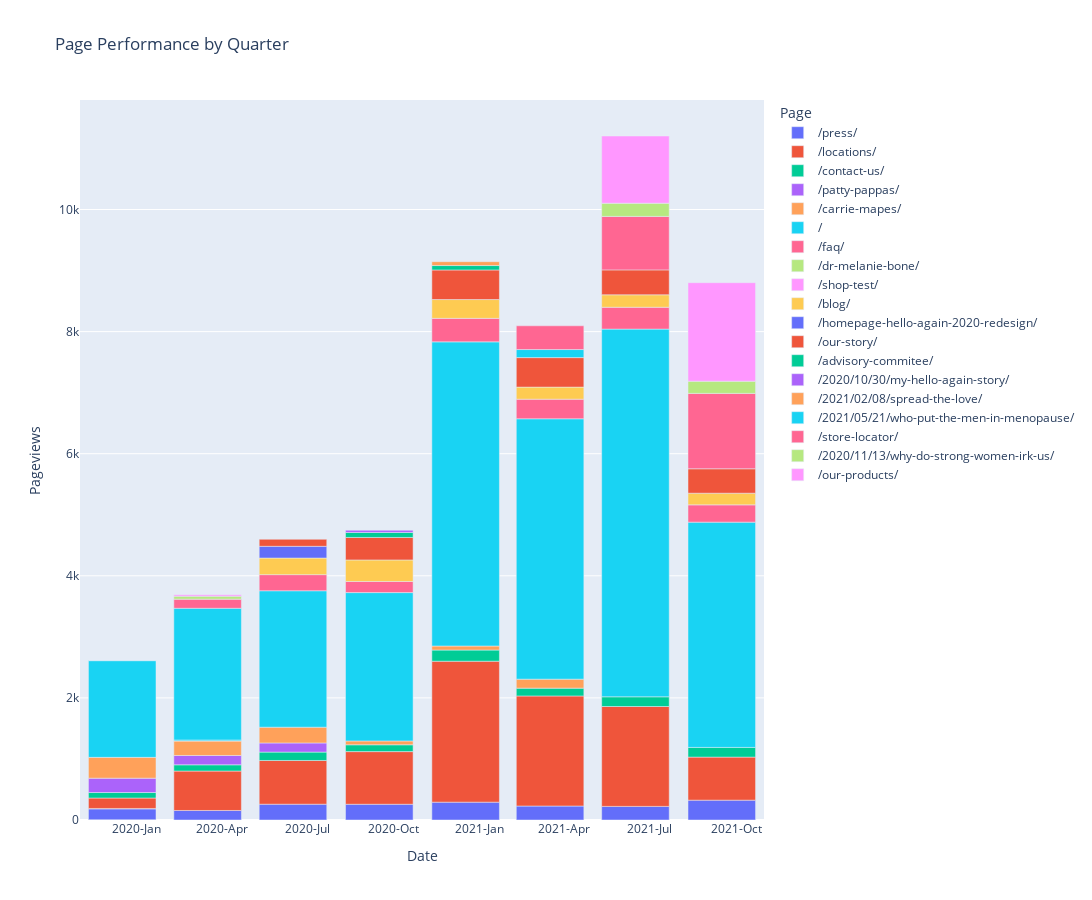

The cell this chart's notebook holds for it:
### Code cell
# Read the CSV file
df_pages = pd.read_csv('output/example/Pages/consolidated-pages.csv')

# Convert all values in 'Page' column to strings and remove NaN
df_pages['Page'] = df_pages['Page'].astype(str).replace('nan', 'Unknown')

# Remove query parameters from URLs
df_pages['Page'] = df_pages['Page'].apply(lambda x: x.split('?')[0] if '?' in x else x)

# # Now, let's create the Date column
df_pages['Date'] = pd.to_datetime(df_pages['Year'].astype(str) + '-' + df_pages['Quarter'].apply(functions.quarter_to_month) + '-01')

# Convert Pageviews to Numeric
df_pages['Pageviews'] = pd.to_numeric(df_pages['Pageviews'].astype(str).str.replace(',', ''), errors='coerce')
# Sort by date
df_pages = df_pages.sort_values("Date")

# Create Line Plot with No Total and other excludes
exclude_list = [ 'total', '(not set)'
]

fig = px.bar(df_pages.query('Page not in @exclude_list'), x='Date', y='Pageviews', color='Page', title='Page Performance by Quarter')

# Update the layout
fig.update_layout(
    autosize=False,
    width=1100,  # Width of the figure in pixels
    height=900  # Height of the figure in pixels
)

# Customize the x-axis to show both year and quarter
fig.update_xaxes(
    dtick="M3",
    tickformat="%Y-%b",  # This will show Year-Month
    ticklabelmode="period"
)

fig.show()
fig.write_html('output/example/example-page-performance.html')

### Figure 1 — Plotly figure (JSON) as saved in the notebook; plotly's stock layout.template omitted (floating-point values rounded to 4 significant figures)
{"data": [{"alignmentgroup": "True", "hovertemplate": "Page=/press/<br>Date=%{x}<br>Pageviews=%{y}<extra></extra>", "legendgroup": "/press/", "marker": {"color": "#636efa", "pattern": {"shape": ""}}, "name": "/press/", "offsetgroup": "/press/", "orientation": "v", "showlegend": true, "textposition": "auto", "type": "bar", "x": ["2020-01-01T00:00:00", "2020-01-01T00:00:00", "2020-04-01T00:00:00", "2020-07-01T00:00:00", "2020-10-01T00:00:00", "2021-01-01T00:00:00", "2021-04-01T00:00:00", "2021-07-01T00:00:00", "2021-10-01T00:00:00"], "xaxis": "x", "y": [5, 177, 156, 259, 258, 292, 229, 223, 325], "yaxis": "y"}, {"alignmentgroup": "True", "hovertemplate": "Page=/locations/<br>Date=%{x}<br>Pageviews=%{y}<extra></extra>", "legendgroup": "/locations/", "marker": {"color": "#EF553B", "pattern": {"shape": ""}}, "name": "/locations/", "offsetgroup": "/locations/", "orientation": "v", "showlegend": true, "textposition": "auto", "type": "bar", "x": ["2020-01-01T00:00:00", "2020-01-01T00:00:00", "2020-04-01T00:00:00", "2020-07-01T00:00:00", "2020-10-01T00:00:00", "2021-01-01T00:00:00", "2021-04-01T00:00:00", "2021-07-01T00:00:00", "2021-10-01T00:00:00"], "xaxis": "x", "y": [7, 171, 646, 716, 862, 2309, 1803, 1636, 705], "yaxis": "y"}, {"alignmentgroup": "True", "hovertemplate": "Page=/contact-us/<br>Date=%{x}<br>Pageviews=%{y}<extra></extra>", "legendgroup": "/contact-us/", "marker": {"color": "#00cc96", "pattern": {"shape": ""}}, "name": "/contact-us/", "offsetgroup": "/contact-us/", "orientation": "v", "showlegend": true, "textposition": "auto", "type": "bar", "x": ["2020-01-01T00:00:00", "2020-04-01T00:00:00", "2020-07-01T00:00:00", "2020-10-01T00:00:00", "2021-01-01T00:00:00", "2021-04-01T00:00:00", "2021-07-01T00:00:00", "2021-10-01T00:00:00"], "xaxis": "x", "y": [90, 102, 137, 112, 183, 128, 159, 159], "yaxis": "y"}, {"alignmentgroup": "True", "hovertemplate": "Page=/patty-pappas/<br>Date=%{x}<br>Pageviews=%{y}<extra></extra>", "legendgroup": "/patty-pappas/", "marker": {"color": "#ab63fa", "pattern": {"shape": ""}}, "name": "/patty-pappas/", "offsetgroup": "/patty-pappas/", "orientation": "v", "showlegend": true, "textposition": "auto", "type": "bar", "x": ["2020-01-01T00:00:00", "2020-04-01T00:00:00", "2020-07-01T00:00:00"], "xaxis": "x", "y": [235, 153, 150], "yaxis": "y"}, {"alignmentgroup": "True", "hovertemplate": "Page=/carrie-mapes/<br>Date=%{x}<br>Pageviews=%{y}<extra></extra>", "legendgroup": "/carrie-mapes/", "marker": {"color": "#FFA15A", "pattern": {"shape": ""}}, "name": "/carrie-mapes/", "offsetgroup": "/carrie-mapes/", "orientation": "v", "showlegend": true, "textposition": "auto", "type": "bar", "x": ["2020-01-01T00:00:00", "2020-04-01T00:00:00", "2020-07-01T00:00:00", "2020-10-01T00:00:00", "2021-01-01T00:00:00", "2021-04-01T00:00:00"], "xaxis": "x", "y": [341, 235, 258, 63, 66, 147], "yaxis": "y"}, {"alignmentgroup": "True", "hovertemplate": "Page=/<br>Date=%{x}<br>Pageviews=%{y}<extra></extra>", "legendgroup": "/", "marker": {"color": "#19d3f3", "pattern": {"shape": ""}}, "name": "/", "offsetgroup": "/", "orientation": "v", "showlegend": true, "textposition": "auto", "type": "bar", "x": ["2020-01-01T00:00:00", "2020-01-01T00:00:00", "2020-01-01T00:00:00", "2020-04-01T00:00:00", "2020-04-01T00:00:00", "2020-07-01T00:00:00", "2020-10-01T00:00:00", "2021-01-01T00:00:00", "2021-04-01T00:00:00", "2021-07-01T00:00:00", "2021-10-01T00:00:00"], "xaxis": "x", "y": [1584, 3, 2, 18, 2158, 2235, 2430, 4982, 4265, 6023, 3690], "yaxis": "y"}, {"alignmentgroup": "True", "hovertemplate": "Page=/faq/<br>Date=%{x}<br>Pageviews=%{y}<extra></extra>", "legendgroup": "/faq/", "marker": {"color": "#FF6692", "pattern": {"shape": ""}}, "name": "/faq/", "offsetgroup": "/faq/", "orientation": "v", "showlegend": true, "textposition": "auto", "type": "bar", "x": ["2020-04-01T00:00:00", "2020-07-01T00:00:00", "2020-10-01T00:00:00", "2021-01-01T00:00:00", "2021-04-01T00:00:00", "2021-07-01T00:00:00", "2021-10-01T00:00:00"], "xaxis": "x", "y": [149, 264, 182, 385, 321, 358, 283], "yaxis": "y"}, {"alignmentgroup": "True", "hovertemplate": "Page=/dr-melanie-bone/<br>Date=%{x}<br>Pageviews=%{y}<extra></extra>", "legendgroup": "/dr-melanie-bone/", "marker": {"color": "#B6E880", "pattern": {"shape": ""}}, "name": "/dr-melanie-bone/", "offsetgroup": "/dr-melanie-bone/", "orientation": "v", "showlegend": true, "textposition": "auto", "type": "bar", "x": ["2020-04-01T00:00:00"], "xaxis": "x", "y": [50], "yaxis": "y"}, {"alignmentgroup": "True", "hovertemplate": "Page=/shop-test/<br>Date=%{x}<br>Pageviews=%{y}<extra></extra>", "legendgroup": "/shop-test/", "marker": {"color": "#FF97FF", "pattern": {"shape": ""}}, "name": "/shop-test/", "offsetgroup": "/shop-test/", "orientation": "v", "showlegend": true, "textposition": "auto", "type": "bar", "x": ["2020-04-01T00:00:00"], "xaxis": "x", "y": [24], "yaxis": "y"}, {"alignmentgroup": "True", "hovertemplate": "Page=/blog/<br>Date=%{x}<br>Pageviews=%{y}<extra></extra>", "legendgroup": "/blog/", "marker": {"color": "#FECB52", "pattern": {"shape": ""}}, "name": "/blog/", "offsetgroup": "/blog/", "orientation": "v", "showlegend": true, "textposition": "auto", "type": "bar", "x": ["2020-07-01T00:00:00", "2020-10-01T00:00:00", "2021-01-01T00:00:00", "2021-04-01T00:00:00", "2021-07-01T00:00:00", "2021-10-01T00:00:00"], "xaxis": "x", "y": [272, 353, 308, 198, 204, 191], "yaxis": "y"}, {"alignmentgroup": "True", "hovertemplate": "Page=/homepage-hello-again-2020-redesign/<br>Date=%{x}<br>Pageviews=%{y}<extra></extra>", "legendgroup": "/homepage-hello-again-2020-redesign/", "marker": {"color": "#636efa", "pattern": {"shape": ""}}, "name": "/homepage-hello-again-2020-redesign/", "offsetgroup": "/homepage-hello-again-2020-redesign/", "orientation": "v", "showlegend": true, "textposition": "auto", "type": "bar", "x": ["2020-07-01T00:00:00"], "xaxis": "x", "y": [192], "yaxis": "y"}, {"alignmentgroup": "True", "hovertemplate": "Page=/our-story/<br>Date=%{x}<br>Pageviews=%{y}<extra></extra>", "legendgroup": "/our-story/", "marker": {"color": "#EF553B", "pattern": {"shape": ""}}, "name": "/our-story/", "offsetgroup": "/our-story/", "orientation": "v", "showlegend": true, "textposition": "auto", "type": "bar", "x": ["2020-07-01T00:00:00", "2020-10-01T00:00:00", "2021-01-01T00:00:00", "2021-04-01T00:00:00", "2021-07-01T00:00:00", "2021-10-01T00:00:00"], "xaxis": "x", "y": [115, 368, 485, 483, 408, 400], "yaxis": "y"}, {"alignmentgroup": "True", "hovertemplate": "Page=/advisory-commitee/<br>Date=%{x}<br>Pageviews=%{y}<extra></extra>", "legendgroup": "/advisory-commitee/", "marker": {"color": "#00cc96", "pattern": {"shape": ""}}, "name": "/advisory-commitee/", "offsetgroup": "/advisory-commitee/", "orientation": "v", "showlegend": true, "textposition": "auto", "type": "bar", "x": ["2020-10-01T00:00:00", "2021-01-01T00:00:00"], "xaxis": "x", "y": [82, 72], "yaxis": "y"}, {"alignmentgroup": "True", "hovertemplate": "Page=/2020/10/30/my-hello-again-story/<br>Date=%{x}<br>Pageviews=%{y}<extra></extra>", "legendgroup": "/2020/10/30/my-hello-again-story/", "marker": {"color": "#ab63fa", "pattern": {"shape": ""}}, "name": "/2020/10/30/my-hello-again-story/", "offsetgroup": "/2020/10/30/my-hello-again-story/", "orientation": "v", "showlegend": true, "textposition": "auto", "type": "bar", "x": ["2020-10-01T00:00:00"], "xaxis": "x", "y": [36], "yaxis": "y"}, {"alignmentgroup": "True", "hovertemplate": "Page=/2021/02/08/spread-the-love/<br>Date=%{x}<br>Pageviews=%{y}<extra></extra>", "legendgroup": "/2021/02/08/spread-the-love/", "marker": {"color": "#FFA15A", "pattern": {"shape": ""}}, "name": "/2021/02/08/spread-the-love/", "offsetgroup": "/2021/02/08/spread-the-love/", "orientation": "v", "showlegend": true, "textposition": "auto", "type": "bar", "x": ["2021-01-01T00:00:00"], "xaxis": "x", "y": [63], "yaxis": "y"}, {"alignmentgroup": "True", "hovertemplate": "Page=/2021/05/21/who-put-the-men-in-menopause/<br>Date=%{x}<br>Pageviews=%{y}<extra></extra>", "legendgroup": "/2021/05/21/who-put-the-men-in-menopause/", "marker": {"color": "#19d3f3", "pattern": {"shape": ""}}, "name": "/2021/05/21/who-put-the-men-in-menopause/", "offsetgroup": "/2021/05/21/who-put-the-men-in-menopause/", "orientation": "v", "showlegend": true, "textposition": "auto", "type": "bar", "x": ["2021-04-01T00:00:00"], "xaxis": "x", "y": [132], "yaxis": "y"}, {"alignmentgroup": "True", "hovertemplate": "Page=/store-locator/<br>Date=%{x}<br>Pageviews=%{y}<extra></extra>", "legendgroup": "/store-locator/", "marker": {"color": "#FF6692", "pattern": {"shape": ""}}, "name": "/store-locator/", "offsetgroup": "/store-locator/", "orientation": "v", "showlegend": true, "textposition": "auto", "type": "bar", "x": ["2021-04-01T00:00:00", "2021-07-01T00:00:00", "2021-10-01T00:00:00"], "xaxis": "x", "y": [389, 876, 1235], "yaxis": "y"}, {"alignmentgroup": "True", "hovertemplate": "Page=/2020/11/13/why-do-strong-women-irk-us/<br>Date=%{x}<br>Pageviews=%{y}<extra></extra>", "legendgroup": "/2020/11/13/why-do-strong-women-irk-us/", "marker": {"color": "#B6E880", "pattern": {"shape": ""}}, "name": "/2020/11/13/why-do-strong-women-irk-us/", "offsetgroup": "/2020/11/13/why-do-strong-women-irk-us/", "orientation": "v", "showlegend": true, "textposition": "auto", "type": "bar", "x": ["2021-07-01T00:00:00", "2021-10-01T00:00:00"], "xaxis": "x", "y": [216, 200], "yaxis": "y"}, {"alignmentgroup": "True", "hovertemplate": "Page=/our-products/<br>Date=%{x}<br>Pageviews=%{y}<extra></extra>", "legendgroup": "/our-products/", "marker": {"color": "#FF97FF", "pattern": {"shape": ""}}, "name": "/our-products/", "offsetgroup": "/our-products/", "orientation": "v", "showlegend": true, "textposition": "auto", "type": "bar", "x": ["2021-07-01T00:00:00", "2021-10-01T00:00:00"], "xaxis": "x", "y": [1101, 1613], "yaxis": "y"}], "layout": {"autosize": false, "barmode": "relative", "height": 900, "legend": {"title": {"text": "Page"}, "tracegroupgap": 0}, "title": {"text": "Page Performance by Quarter"}, "width": 1100, "xaxis": {"anchor": "y", "autorange": true, "domain": [0, 1], "dtick": "M3", "range": ["2019-11-17", "2021-11-15"], "tickformat": "%Y-%b", "ticklabelmode": "period", "title": {"text": "Date"}, "type": "date"}, "yaxis": {"anchor": "x", "autorange": true, "domain": [0, 1], "range": [0, 11790.0], "title": {"text": "Pageviews"}, "type": "linear"}}}
